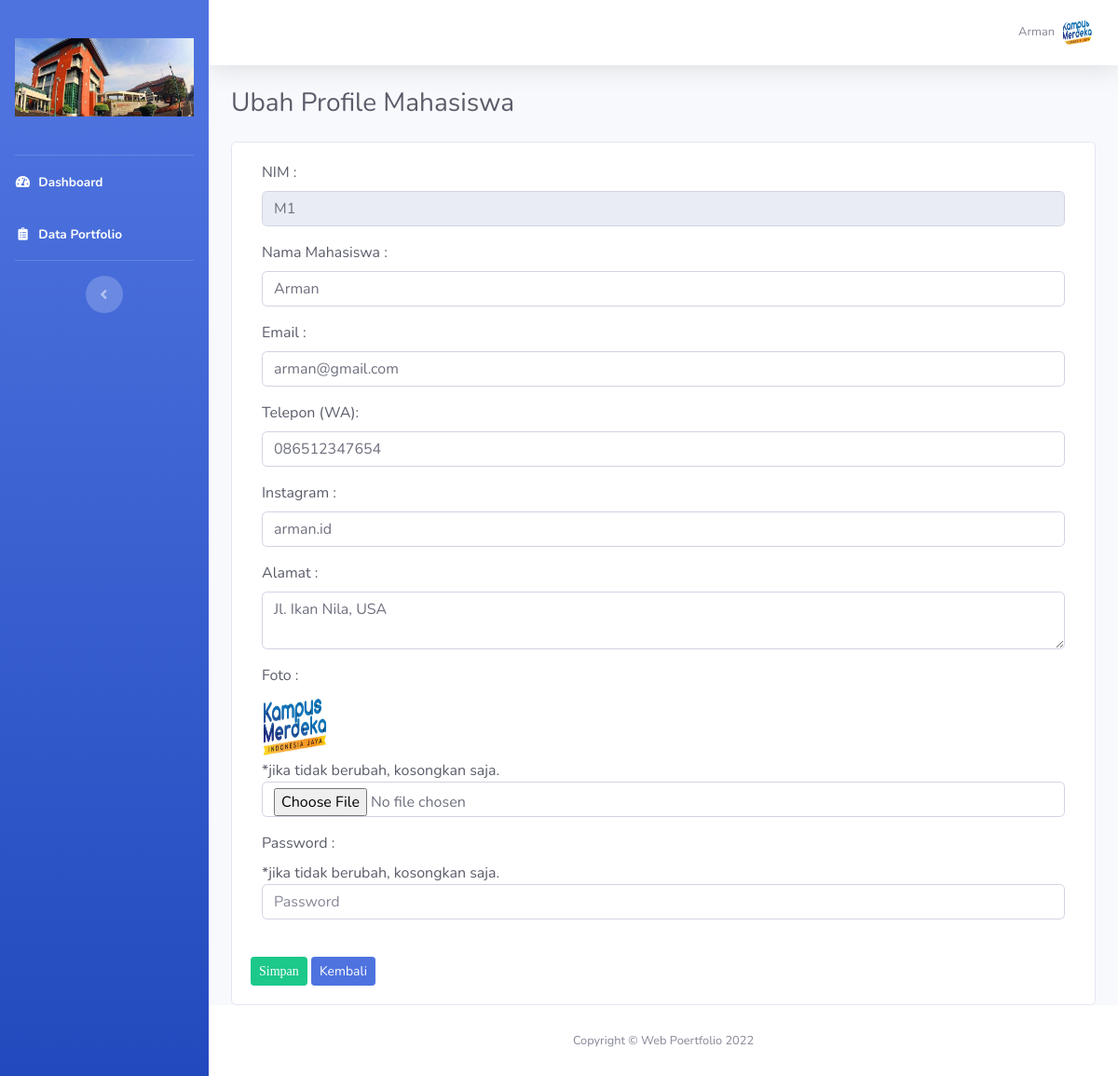
/ubahprofile_mhs.php (signed in), run on the app's committed database.
### tables this page shows
CREATE TABLE `tb_mhs` (
  `nim` varchar(20) NOT NULL,
  `nama_mhs` varchar(50) NOT NULL,
  `email` varchar(30) NOT NULL,
  `alamat` text NOT NULL,
  `telepon_wa` varchar(20) NOT NULL,
  `ig` varchar(30) NOT NULL,
  `foto` varchar(50) NOT NULL,
  `password` varchar(20) NOT NULL
);

### ubahprofile_mhs.php (the view, shortened to what this page needs)
<!DOCTYPE html>
<html lang="en">
<head>
    <link href="vendor/fontawesome-free/css/all.min.css" rel="stylesheet" type="text/css">
    <link href="css/sb-admin-2.min.css" rel="stylesheet">
    <link href="vendor/datatables/dataTables.bootstrap4.min.css" rel="stylesheet">
</head>
<body id="page-top">
    <div id="wrapper">
        <?php include "sidebar.php";?>
        <div id="content-wrapper" class="d-flex flex-column">
            <div id="content">
                <?php include "topbar.php";?>
                <div class="container-fluid">
                    <div class="d-sm-flex align-items-center justify-content-between mb-4">
                        <h1 class="h3 mb-0 text-gray-800">Ubah Profile Mahasiswa</h1>
                    </div>
                    <?php
                    include "koneksi.php";
                            ?>
                            <?php
                      $sql   ="SELECT * FROM tb_mhs WHERE nim='$_SESSION[userid]'";
                      $hasil = mysqli_query($conn, $sql);
                      $row   = mysqli_fetch_array($hasil);
                    ?>
                    <form action="" method="POST" enctype="multipart/form-data">
                        <div class="card">
                        <div class="card-body text-dark">
                            <div class="form-group col-md-12">
                                <label>NIM :</label>
                                <input type="text" class="form-control" placeholder="NIM" readonly name="nim" required="" value="<?php echo $row['nim']; ?>">
                            </div>
                            <div class="form-group col-md-12">
                                <label>Nama Mahasiswa :</label>
                                <input type="text" class="form-control" placeholder="Nama Mhs" name="nama_mhs" required="" value="<?php echo $row['nama_mhs']; ?>">
                            </div>
                            <div class="form-group col-md-12">
                                <label>Email :</label>
                                <input type="text" class="form-control" placeholder="email" name="email"  required="" value="<?php echo $row['email']; ?>">
                            </div>
                            <div class="form-group col-md-12">
                                <label>Telepon (WA):</label>
                                <input type="text" class="form-control" placeholder="Telepon (WA)" name="telepon_wa"  required="" value="<?php echo $row['telepon_wa']; ?>">
                            </div>
                            <div class="form-group col-md-12">
                                <label>Instagram :</label>
                                <input type="text" class="form-control" placeholder="Instagram" name="ig"  required="" value="<?php echo $row['ig']; ?>">
                            </div>
                            <div class="form-group col-md-12">
                                <label>Alamat :</label>
                                <textarea class="form-control" placeholder="Alamat" name="alamat" required=""><?php echo $row['alamat']; ?></textarea>
                            </div>
                            <div class="form-group col-md-12">
                                <label>Foto  :</label><br>
                                <?php echo "<img src='gambar_mhs/".$row['foto']."' width='70px' height='70px'/>"; ?>
                                <br>
                                *jika tidak berubah, kosongkan saja.
                                <input type="file" class="form-control" placeholder="Foto" name="foto">
                            </div>
                            <div class="form-group col-md-12">
                                <label>Password :</label><br>
                                *jika tidak berubah, kosongkan saja.
                                <input type="password" class="form-control" placeholder="Password" name="password">
                            </div>
                            <br>
                            <input type="submit" class="btn btn-success btn-sm fa fa-save" value="Simpan" name="btnSimpan">
                            <a href="dashboard.php" class="btn btn-primary btn-sm">Kembali</a>
                        </div>
                    </div>
                   </form>
                </div>
            </div>
            <?php include "footer.php";?>
        </div>
    </div>
</body>
</html>

### data on the page
tb_mhs: nim "M1", nama_mhs "Arman", email "arman@gmail.com", telepon_wa "086512347654", ig "arman.id", alamat "Jl. Ikan Nila, USA", foto (picture)

### other printed values
$_SESSION['nama_user'] "Arman"
